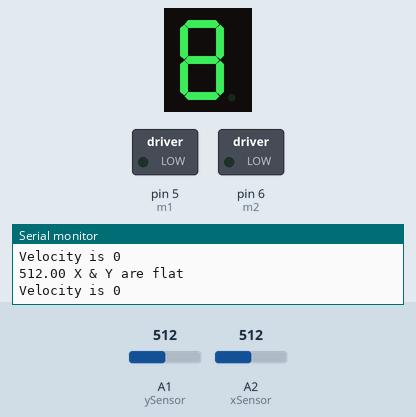
Simulated run of this sketch. Board: Arduino Uno, built with avr-gcc and run on an emulated ATmega328P. Parts: 1-digit seven-segment display, switched loads named in the sketch (green lamp = pin HIGH), the last lines printed to the serial monitor. Wiring (inferred from the names in the program): 1-digit 7-segment display, segments lit when LOW: segments pin 12, pin 13, pin 9, pin 8, pin 7, pin 11, pin 10. Dashed ring = blinking. The inputs (shaded band) are chosen by the test bench; at power-on: A2 (xSensor) = 512, A1 (ySensor) = 512. The segment pins are drawn as the display they are named for; pins used as bus, display or sensor lines are not drawn.

Above: at 1.2 s.
1.3 s: A2 (xSensor) set to 532
At 1.46 s:
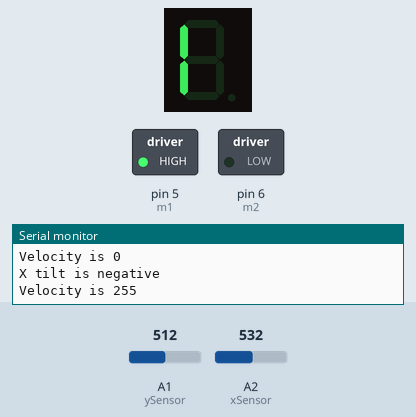
4.3 s: A2 (xSensor) set to 306
At 4.49 s:
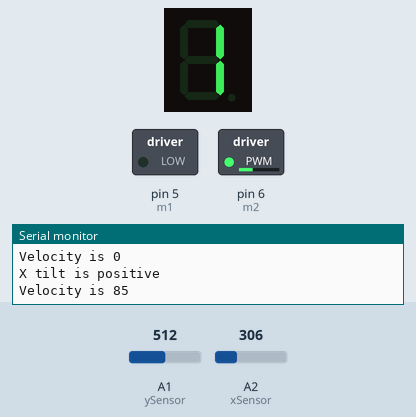
7.3 s: A1 (ySensor) set to 535
10.3 s: A2 (xSensor) set to 511
At 10.59 s:
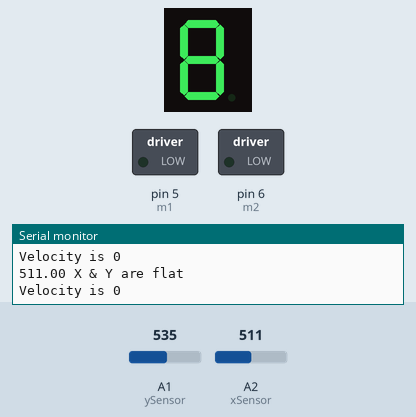
13.3 s: A1 (ySensor) set to 306
16.3 s: A1 (ySensor) set to 511
Timing chart, 0 to 19.3 s (numbered marks = the images above; inputs shaded):
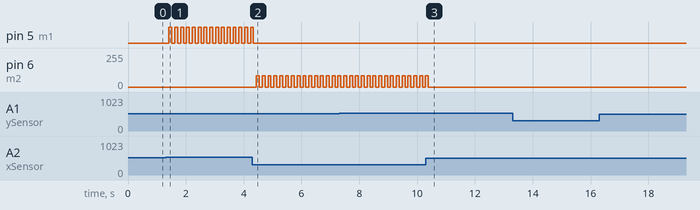

The sketch:

MotorAccelControl.ino
```cpp
// Motor
int m1 = 5; // pin connection for motor
int m2 = 6; // pin connection for motor

int velocity; // speed motor goes at.

// Accelerometer
int xSensor = A2; //sensor pin for accelerometer
int ySensor = A1; //sensor pin for accelerometer

float xSensorValue; //value sensor pin outputs on x-axis
float ySensorValue; //value sensor pin outputs on y-axis

int xbase; // base value for x-axis, all measurements will be realtive to this one
int ybase; // base value for y-axis, all measurements will be realtive to this one

int xupper; //upper limit on the x-axis
int xlower; //lower limit on the x-axis
int yupper; //upper limit on the y-axis
int ylower; //lower limit on the y-axis

// sensor values used to decide the speed, will need to be adjusted depending on the base value, potential improvement here.
int mplow;
int mphigh;
int mnlow;
int mnhigh;

// 7 seg display. Pin numbers for the display.
int a = 12;
int b = 13;
int c = 9;
int d = 8;
int e = 7;
int f = 11;
int g = 10;


void setup() {

  Serial.begin(9600);

  // assing base values
  xbase = analogRead(xSensor);
  ybase = analogRead(ySensor);

  // sensor values used to decide the speed, will need to be adjusted depending on the base value, potential improvement here.
  mplow = xbase + 5;
  mphigh = xbase + 10;
  mnlow = xbase - 10;
  mnhigh = xbase - 5;

  xupper = xbase + 4;
  xlower = ybase - 4;
  yupper = xbase + 4;
  ylower = ybase - 4;

  //Setup pins for motor.
  pinMode(5, OUTPUT);
  pinMode(6, OUTPUT);

  //Setup pins for display.
  pinMode(7, OUTPUT);
  pinMode(8, OUTPUT);
  pinMode(9, OUTPUT);
  pinMode(10, OUTPUT);
  pinMode(11, OUTPUT);
  pinMode(12, OUTPUT);
  pinMode(13, OUTPUT);

}

void loop () {
  xSensorValue = analogRead(xSensor);
  ySensorValue = analogRead(ySensor);
  Serial.print(xSensorValue);

  if (xlower < xSensorValue < xupper && ylower < ySensorValue < yupper) allon(); // switches all lights on if accelerometer registers as flat.
  if (xSensorValue > xupper) xless (); // single line depending on tilt.
  if (xSensorValue < xlower) xmore (); // single line depending on tilt.
  if (ySensorValue > yupper) ymore (); // single line depending on tilt.
  if (ySensorValue < ylower) yless (); // single line depending on tilt.
  if (xSensorValue > xupper && ySensorValue < ylower) xyLess(); // 2 lines depending on tilt of both axis.
  if (xSensorValue < xlower && ySensorValue > yupper) xyMore(); // 2 lines depending on tilt of both axis.
  if (xSensorValue > xupper && ySensorValue > yupper) xLessYmore(); // 2 lines depending on tilt of both axis.
  if (xSensorValue < xlower && ySensorValue < ylower) xMoreYless(); // 2 lines depending on tilt of both axis.


}

 void xyLess() {
    digitalWrite(a, 1);
    digitalWrite(b, 1);
    digitalWrite(c, 1);
    digitalWrite(d, 0);
    digitalWrite(e, 0);
    digitalWrite(f, 0);
    digitalWrite(g, 1);
 }
 void xyMore() {
    digitalWrite(a, 0);
    digitalWrite(b, 0);
    digitalWrite(c, 0);
    digitalWrite(d, 1);
    digitalWrite(e, 1);
    digitalWrite(f, 1);
    digitalWrite(g, 1);
 }
 void xLessYmore() {
    digitalWrite(a, 0);
    digitalWrite(b, 1);
    digitalWrite(c, 1);
    digitalWrite(d, 1);
    digitalWrite(e, 0);
    digitalWrite(f, 0);
    digitalWrite(g, 1);
 }
 void xMoreYless() {
    digitalWrite(a, 1);
    digitalWrite(b, 0);
    digitalWrite(c, 0);
    digitalWrite(d, 0);
    digitalWrite(e, 1);
    digitalWrite(f, 1);
    digitalWrite(g, 1);
 }
 void xmore () {
    Serial.println("X tilt is positive ");
    digitalWrite(a, 1);
    digitalWrite(b, 0);
    digitalWrite(c, 0);
    digitalWrite(d, 1);
    digitalWrite(e, 1);
    digitalWrite(f, 1);
    digitalWrite(g, 1);

    // adjusts speed based on x-axis tilt (+ve or -ve) and angle of tilt.
    if (mplow < xSensorValue < mphigh) velocity = 170;
    if (xSensorValue < mplow) velocity = 85;
    if (xSensorValue > mphigh) velocity = 255;
    analogWrite(m2, velocity);
    analogWrite(m1, 0);

    Serial.print("Velocity is ");
    Serial.println(velocity);

  delay(100);
 }
  void xless () {
    Serial.println("X tilt is negative ");
    digitalWrite(a, 1);
    digitalWrite(b, 1);
    digitalWrite(c, 1);
    digitalWrite(d, 1);
    digitalWrite(e, 0);
    digitalWrite(f, 0);
    digitalWrite(g, 1);

    // adjusts speed based on x-axis tilt (+ve or -ve) and angle of tilt.
    if (mnlow < xSensorValue < mnhigh) velocity = 170;
    if (xSensorValue < mnlow) velocity = 85;
    if (xSensorValue > mnhigh) velocity = 255;
    analogWrite(m1, velocity);
    analogWrite(m2, 0);

    Serial.print("Velocity is ");
    Serial.println(velocity);

  delay(100);
 }
  void ymore () {
//    Serial.println("Y tilt is MORE ");
    digitalWrite(a, 0);
    digitalWrite(b, 1);
    digitalWrite(c, 1);
    digitalWrite(d, 1);
    digitalWrite(e, 1);
    digitalWrite(f, 1);
    digitalWrite(g, 1);
 }
  void yless () {
//    Serial.println("Y tilt is LESS ");
    digitalWrite(a, 1);
    digitalWrite(b, 1);
    digitalWrite(c, 1);
    digitalWrite(d, 0);
    digitalWrite(e, 1);
    digitalWrite(f, 1);
    digitalWrite(g, 1);
 }

 void allon(){
    Serial.println(" X & Y are flat ");
    digitalWrite(a, 0);
    digitalWrite(b, 0);
    digitalWrite(c, 0);
    digitalWrite(d, 0);
    digitalWrite(e, 0);
    digitalWrite(f, 0);
    digitalWrite(g, 0);
    digitalWrite(m1, 0);
    digitalWrite(m2, 0);


    Serial.print("Velocity is ");
    Serial.println(0);
    delay(100);
 }
```

Measured:
- the behaviour switches between 516 and 517 on A2 (xSensor) (found by bisection; images 0 and 1)
- after the input at 1.3 s, pin 5 (m1): alternates HIGH for 0.10 s and LOW for 0.10 s, starting after 0.12 s; the display: changes after 0.12 s (image 1)
- after the input at 4.3 s, pin 5 (m1): goes on until 4.3 s, then stays LOW; pin 6 (m2): alternates 85/255 for 0.10 s and 0/255 for 0.10 s, starting after 0.14 s; the display: first differs from a run without the input after 0.14 s (image 2)
- after the input at 10.3 s, pin 6 (m2): goes on until 10.4 s, then stays 0/255
- what the display in image 3 shows lasts 0.4 s, from 10.4 s to 10.8 s
